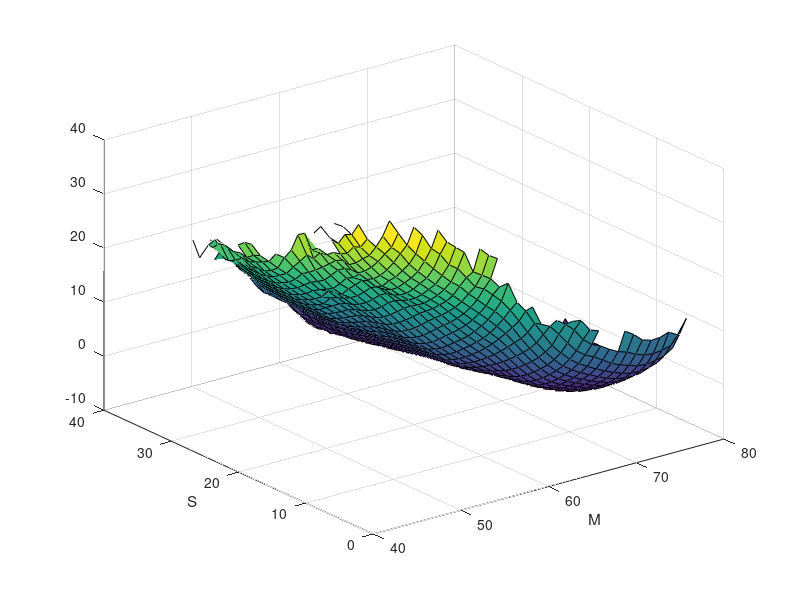
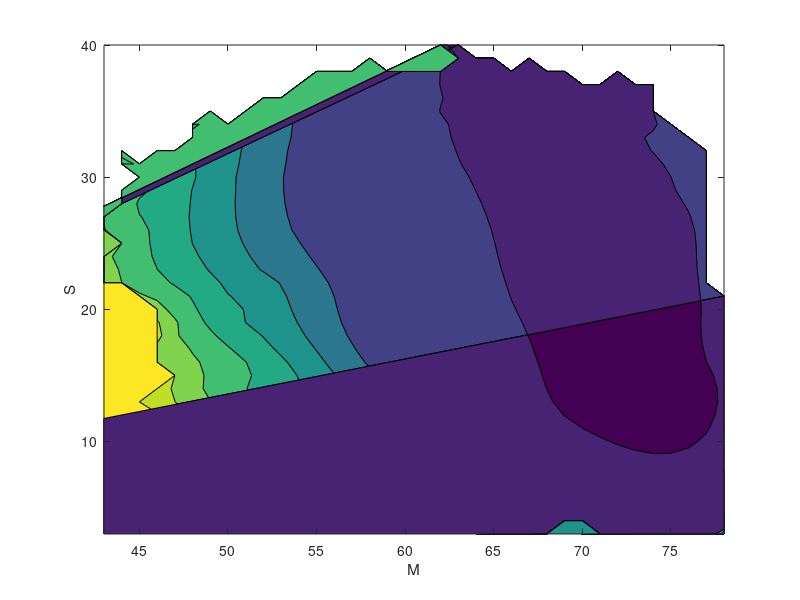

The MATLAB script that drew these images, in order:
close all
clear all
M=linspace(43,78,36);
S=linspace(3,40,38);
G=load('free_energy.dat');
surf(M,S,G');xlabel('M');ylabel('S');
figure
contourf(M,S,G');xlabel('M');ylabel('S');
